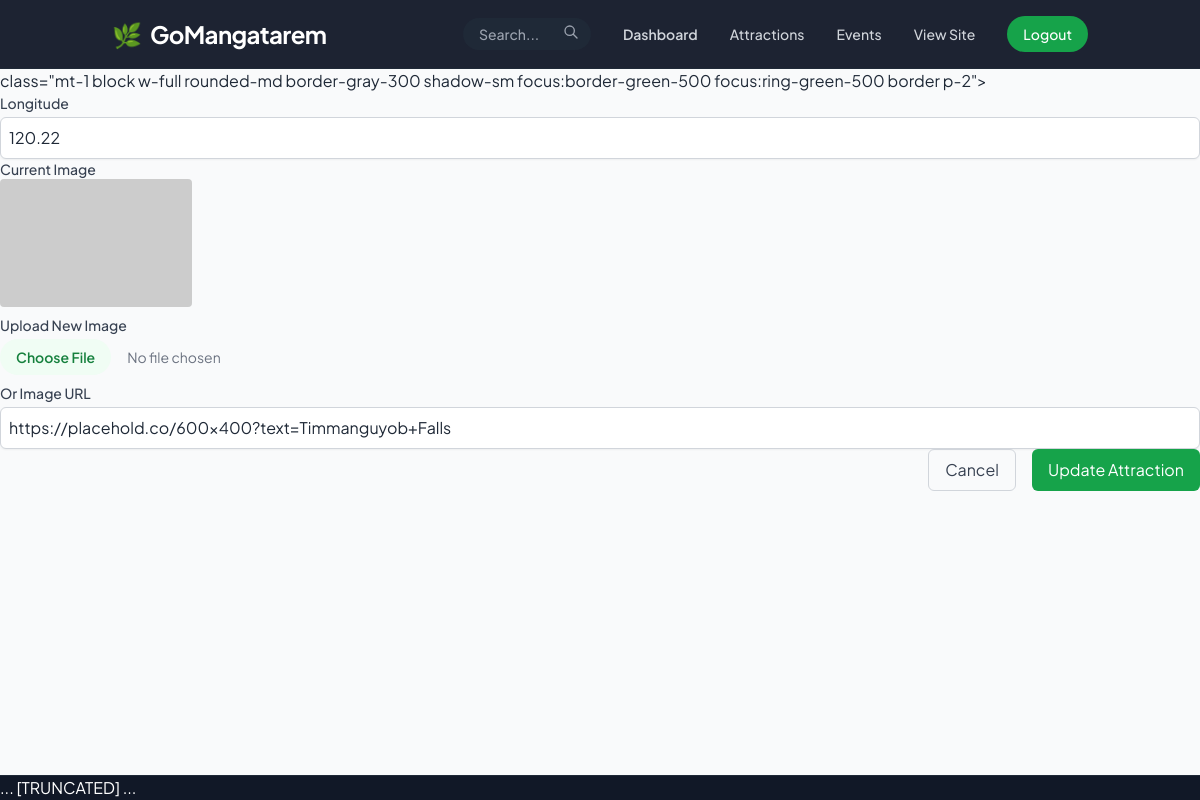
Screenshot of /admin/attractions/edit/4 (signed in) with the database file from the repository.
### models.py (models this page shows)
class Attraction(db.Model):
    id = db.Column(db.Integer, primary_key=True)
    name = db.Column(db.String(100), nullable=False, index=True)
    description = db.Column(db.Text, nullable=False)
    category = db.Column(db.String(50), nullable=False, index=True) # Nature, Historical, Religious, etc.
    barangay = db.Column(db.String(100), nullable=True, index=True)
    lat = db.Column(db.Float, nullable=False)
    lng = db.Column(db.Float, nullable=False)
    image_url = db.Column(db.String(200), nullable=True)
    status = db.Column(db.String(20), default='pending', index=True) # 'pending', 'approved'
    user_id = db.Column(db.Integer, db.ForeignKey('user.id'), nullable=True, index=True)
    created_at = db.Column(db.DateTime, default=datetime.utcnow, index=True)

### routes/admin.py (the view, shortened to what this page needs)
@admin_bp.route("/attractions/edit/<int:id>", methods=["GET", "POST"])
@login_required
@limiter.limit("10 per minute")
def edit_attraction(id):
    print(
        f"[PROGRESSIVE LOG] [admin] > edit_attraction > ENTRY: id={id}, method={request.method}"
    )
    logger.info(f"Attraction edit requested for ID {id}")
    from flask import current_app
    print(
        f"[PROGRESSIVE LOG] [admin] > edit_attraction > QUERY: Fetching attraction ID {id}"
    )
    attraction = Attraction.query.get_or_404(id)
    if current_user.role != "admin" and attraction.user_id != current_user.id:
        print(
            f"[PROGRESSIVE LOG] [admin] > edit_attraction > ERROR: Access denied for user ID={current_user.id}"
        )
        flash("Access denied.")
        return redirect(url_for("public.index"))
    print(
        f"[PROGRESSIVE LOG] [admin] > edit_attraction > RENDER: Rendering admin/edit_attraction.html"
    )
    return render_template("admin/edit_attraction.html", attraction=attraction)

### app.py (called while the page is built)
@login_manager.user_loader
def load_user(user_id):
    return User.query.get(int(user_id))

@app.context_processor
def inject_config():
    return dict(config=app.config)

### templates/admin/edit_attraction.html (shortened to what this page needs)
{% extends 'base.html' %}
{% block content %}
class="mt-1 block w-full rounded-md border-gray-300 shadow-sm focus:border-green-500 focus:ring-green-500 border p-2">
<div>
    <label class="block text-sm font-medium text-gray-700">Longitude</label>
    <input type="number" step="any" name="lng" value="{{ attraction.lng }}" required
        class="mt-1 block w-full rounded-md border-gray-300 shadow-sm focus:border-green-500 focus:ring-green-500 border p-2">
</div>
<div>
    <label class="block text-sm font-medium text-gray-700">Current Image</label>
    {% if attraction.image_url %}
    <img src="{{ attraction.image_url }}" class="h-32 w-auto mb-2 rounded">
    {% endif %}
    <label class="block text-sm font-medium text-gray-700 mt-2">Upload New Image</label>
    <input type="file" name="image" accept="image/*"
        class="mt-1 block w-full text-sm text-gray-500 file:mr-4 file:py-2 file:px-4 file:rounded-full file:border-0 file:text-sm file:font-semibold file:bg-green-50 file:text-green-700 hover:file:bg-green-100">
    <label class="block text-sm font-medium text-gray-700 mt-2">Or Image URL</label>
    <input type="url" name="image_url" value="{{ attraction.image_url }}"
        class="mt-1 block w-full rounded-md border-gray-300 shadow-sm focus:border-green-500 focus:ring-green-500 border p-2">
</div>
<div class="flex justify-end gap-4">
    <a href="{{ url_for('admin.admin_dashboard') }}"
        class="px-4 py-2 border border-gray-300 rounded-md text-gray-700 hover:bg-gray-50">Cancel</a>
    <button type="submit" class="px-4 py-2 bg-green-600 text-white rounded-md hover:bg-green-700">Update
        Attraction</button>
</div>
{% endblock %}

### static/css/main.css (style rules this page uses)
*,::backdrop,:after,:before { --tw-border-spacing-x:0;--tw-border-spacing-y:0;--tw-translate-x:0;--tw-translate-y:0;--tw-rotate:0;--tw-skew-x:0;--tw-skew-y:0;--tw-scale-x:1;--tw-scale-y:1;--tw-pan-x: ;--tw-pan-y: ;--tw-pinch-zoom: ;--tw-scroll-snap-strictness:proximity;--tw-gradient-from-position: ;--tw-gradient-via-position: ;--tw-gradient-to-position: ;--tw-ordinal: ;--tw-slashed-zero: ;--tw-numeric-figure: ;--tw-numeric-spacing: ;--tw-numeric-fraction: ;--tw-ring-inset: ;--tw-ring-offset-width:0px;--tw-ring-offset-color:#fff;--tw-ring-color:#3b82f680;--tw-ring-offset-shadow:0 0 #0000;--tw-ring-shadow:0 0 #0000;--tw-shadow:0 0 #0000;--tw-shadow-colored:0 0 #0000;--tw-blur: ;--tw-brightness: ;--tw-contrast: ;--tw-grayscale: ;--tw-hue-rotate: ;--tw-invert: ;--tw-saturate: ;--tw-sepia: ;--tw-drop-shadow: ;--tw-backdrop-blur: ;--tw-backdrop-brightness: ;--tw-backdrop-contrast: ;--tw-backdrop-grayscale: ;--tw-backdrop-hue-rotate: ;--tw-backdrop-invert: ;--tw-backdrop-opacity: ;--tw-backdrop-saturate: ;--tw-backdrop-sepia: ;--tw-contain-size: ;--tw-contain-layout: ;--tw-contain-paint: ;--tw-contain-style: }
*,:after,:before { box-sizing:border-box;border:0 solid #e5e7eb }
:after,:before { --tw-content:"" }
:host,html { line-height:1.5;-webkit-text-size-adjust:100%;-moz-tab-size:4;-o-tab-size:4;tab-size:4;font-family:ui-sans-serif,system-ui,sans-serif,Apple Color Emoji,Segoe UI Emoji,Segoe UI Symbol,Noto Color Emoji;font-feature-settings:normal;font-variation-settings:normal;-webkit-tap-highlight-color:transparent }
body { margin:0;line-height:inherit }
a { color:inherit;text-decoration:inherit }
button,input,optgroup,select,textarea { font-family:inherit;font-feature-settings:inherit;font-variation-settings:inherit;font-size:100%;font-weight:inherit;line-height:inherit;letter-spacing:inherit;color:inherit;margin:0;padding:0 }
button,select { text-transform:none }
button,input:where([type=button]),input:where([type=reset]),input:where([type=submit]) { -webkit-appearance:button;background-color:initial;background-image:none }
input::placeholder,textarea::placeholder { opacity:1;color:#9ca3af }
[role=button],button { cursor:pointer }
audio,canvas,embed,iframe,img,object,svg,video { display:block;vertical-align:middle }
img,video { max-width:100%;height:auto }
.mb-2 { margin-bottom:.5rem }
.mt-1 { margin-top:.25rem }
.mt-2 { margin-top:.5rem }
.block { display:block }
.flex { display:flex }
.h-32 { height:8rem }
.min-h-screen { min-height:100vh }
.w-auto { width:auto }
.w-full { width:100% }
.flex-col { flex-direction:column }
.justify-end { justify-content:flex-end }
.gap-4 { gap:1rem }
.rounded { border-radius:.25rem }
.rounded-md { border-radius:.375rem }
.border { border-width:1px }
.border-gray-300 { --tw-border-opacity:1;border-color:rgb(209 213 219/var(--tw-border-opacity,1)) }
.bg-gray-50 { --tw-bg-opacity:1;background-color:rgb(249 250 251/var(--tw-bg-opacity,1)) }
.bg-green-600 { --tw-bg-opacity:1;background-color:rgb(22 163 74/var(--tw-bg-opacity,1)) }
.p-2 { padding:.5rem }
.px-4 { padding-left:1rem;padding-right:1rem }
.py-2 { padding-top:.5rem;padding-bottom:.5rem }
.text-sm { font-size:.875rem;line-height:1.25rem }
.font-medium { font-weight:500 }
.text-gray-500 { --tw-text-opacity:1;color:rgb(107 114 128/var(--tw-text-opacity,1)) }
.text-gray-700 { --tw-text-opacity:1;color:rgb(55 65 81/var(--tw-text-opacity,1)) }
.text-gray-800 { --tw-text-opacity:1;color:rgb(31 41 55/var(--tw-text-opacity,1)) }
.text-white { --tw-text-opacity:1;color:rgb(255 255 255/var(--tw-text-opacity,1)) }
.shadow-sm { --tw-shadow:0 1px 2px 0 #0000000d;--tw-shadow-colored:0 1px 2px 0 var(--tw-shadow-color) }
.shadow-sm,.shadow-xl { box-shadow:var(--tw-ring-offset-shadow,0 0 #0000),var(--tw-ring-shadow,0 0 #0000),var(--tw-shadow) }

### static/css/style.css (style rules this page uses)
:root { --font-heading: 'Playfair Display', serif; --font-body: 'Plus Jakarta Sans', system-ui, sans-serif; --font-accent: 'Lora', serif; }
html { overflow-x: hidden; scroll-behavior: smooth; font-family: var(--font-body); }
body { overflow-x: hidden; width: 100%; max-width: 100vw; font-family: var(--font-body); }

### rows the page displays
Attraction: lng "120.22", image_url "https://placehold.co/600x400?text=Timmanguyob+Falls"
